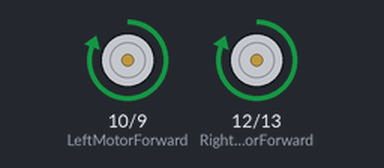
A sketch run on a simulated Arduino Uno, built with avr-gcc and run on an emulated ATmega328P. Parts: motor-driver pin pairs drawn as motors (green arrow = first pin HIGH = forward, orange = second pin HIGH = backward, longer = more drive).

Above: at 5.0 s.
At 15.0 s:
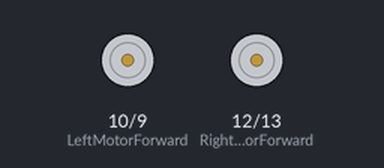
Timing chart, 0 to 26.0 s (numbered marks = the images above):
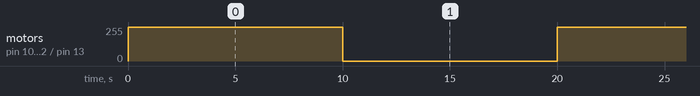

The sketch:

motor_code.ino
```cpp
// The following is the basic Arduino code which runs a loop that makes the Robot go straight forward.


int LeftMotorForward = 10; // Pin 10 has Left Motor connected on Arduino boards.
int LeftMotorReverse = 9; // Pin 9 has Left Motor connected on Arduino boards.

int RightMotorForward = 12; // Pin 12 has Right Motor connected on Arduino boards.
int RightMotorReverse = 13; // Pin 13 has Right Motor connected on Arduino boards.


void setup()
{
  pinMode(LeftMotorForward, OUTPUT);  // initialize the  pin as an output.
  pinMode(RightMotorForward, OUTPUT);  // initialize the  pin as an output.
  pinMode(LeftMotorReverse, OUTPUT);  // initialize the  pin as an output.
  pinMode(RightMotorReverse, OUTPUT);  // initialize the  pin as an output.
}

// The following Loop is to make the Robot go staright
void loop()

{
   digitalWrite(RightMotorForward, HIGH);   // turn the Right Motor ON
   digitalWrite(LeftMotorForward, HIGH);   // turn the Left Motor ON
   delay(10000);               // wait for  10 seconds

   digitalWrite(RightMotorForward,LOW);   // turn the Right Motor OFF
   digitalWrite(LeftMotorForward, LOW);   // turn the Left Motor OFF
   delay(10000);               // wait for  10 seconds
}
```

Measured:
- by itself, motor on pin 10 (LeftMotorForward) / pin 9 (LeftMotorReverse), motor on pin 12 (RightMotorForward) / pin 13 (RightMotorReverse): alternates forward 255/255 for 10.0 s and stopped for 10.0 s
